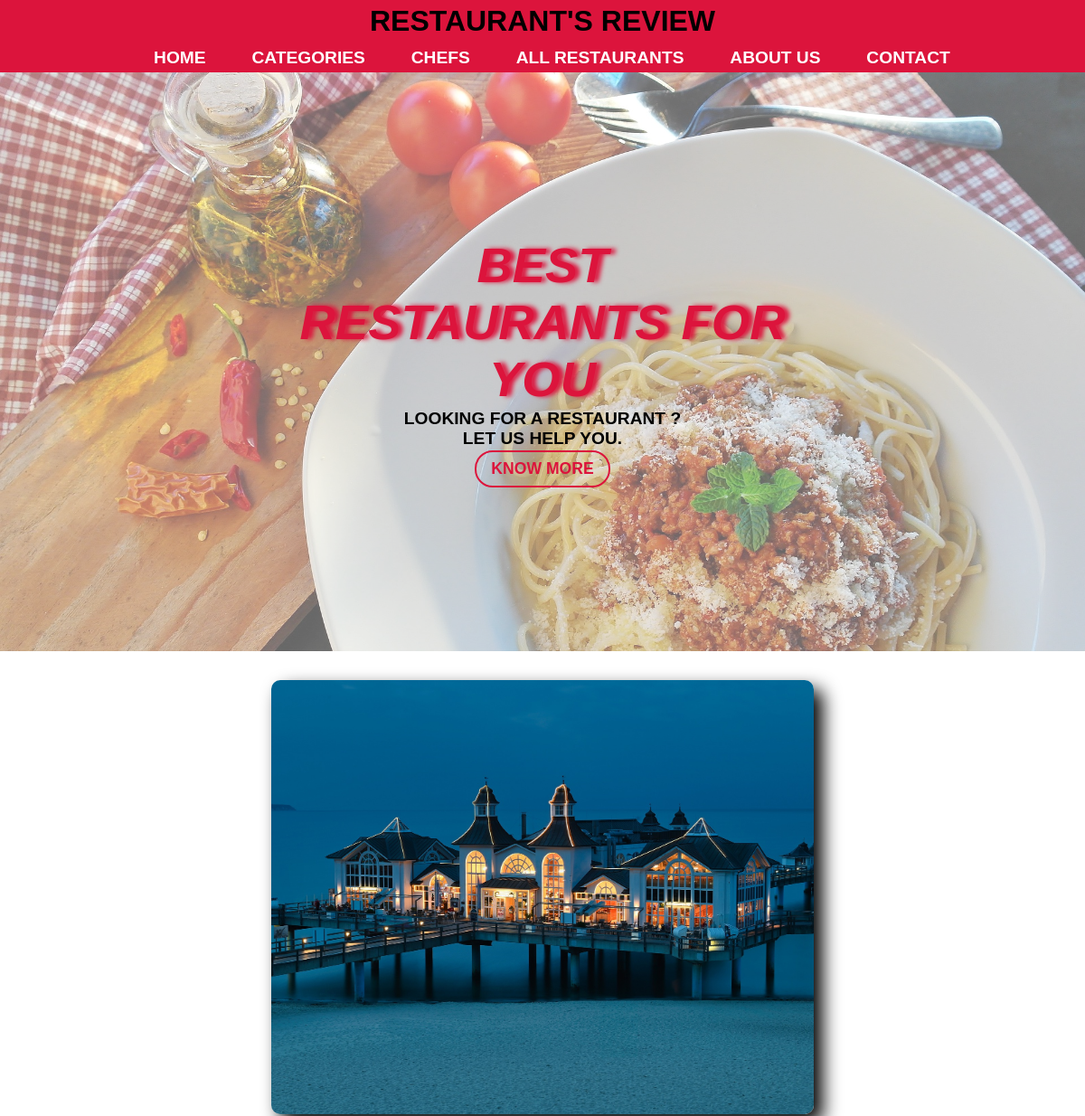
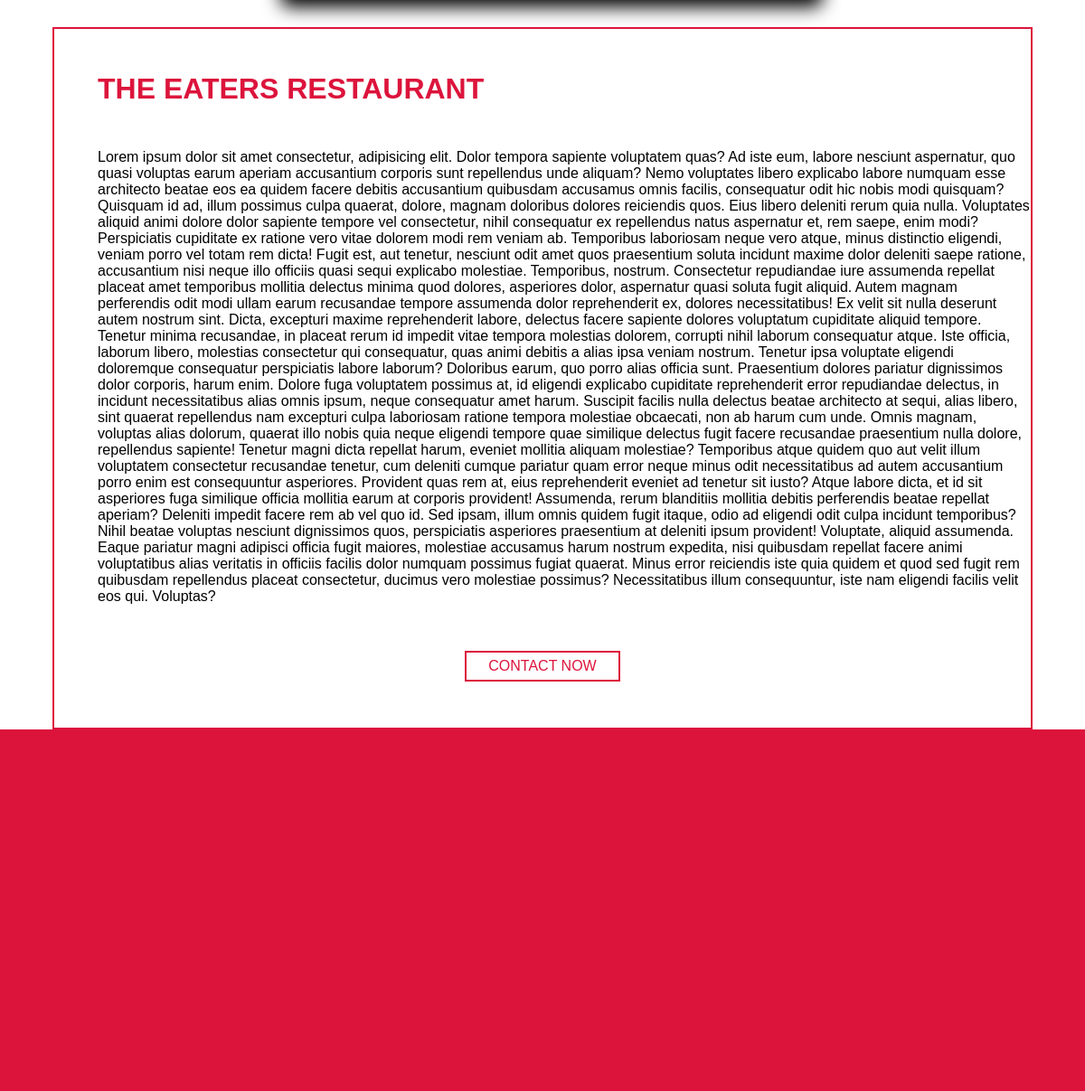
Screenshot of /restaurant/?rest_id=1 with the database file from the repository (2 pictures, top to bottom).
### Src_App/models.py (models this page shows, shortened)
class Restaurant(models.Model):
    rest_name = models.CharField(max_length=50)
    rest_location = models.CharField(max_length=100)
    rest_short_intro = models.CharField(max_length=100 , default='Enter your description here.')
    rest_description = models.TextField()
    rest_is_in_top_twenty = models.BooleanField(default=False)
    special_food = models.ForeignKey(Restaurant_Food_Category , on_delete=models.DO_NOTHING)
    price_category = models.CharField(max_length=60 , choices=(('Low' , 'Low') , ('Medium' , 'Medium') , ('High' , 'High') ))
    contact_no = models.CharField(max_length=50)
    rest_main_img = models.ImageField(default='' , upload_to='')
    rest_pic1 = models.ImageField(default='' , upload_to='')
    rest_pic2 = models.ImageField(default='' , upload_to='')
    rest_pic3 = models.ImageField(default='' , upload_to='')

### Src_App/views.py (the view)
# urls.py: path('restaurant/' , views.Restaurant , name='specific_restaurant'),
def Restaurant(request):
    restaurant = None
    data = {}
    try:
        if request.method == 'GET':
            rest_id = request.GET.get('rest_id')
        restaurant = models.Restaurant.objects.get(id=rest_id)
        data = {
            'restaurant': restaurant,
        }
    except:
        pass
    return render(request , 'specific_restaurant.html' , data )

### templates/specific_restaurant.html
{% extends 'base.html' %}
{% load static %}
{% block content %}
<div class="container-5">
    <div class="img-area">
        <a target="_blank" href="{{restaurant.rest_main_img.url}}"><img src="{{restaurant.rest_main_img.url}}" alt=""></a>
    </div>
    <div class="text-div">
        <h1>{{restaurant.rest_name}}</h1>
        <p>{{restaurant.rest_description}}</p>
        <div class="contact-btn-div">
            <a href="tel:{{restaurant.contact_no}}" class="contact-btn">CONTACT NOW</a>
        </div>
    </div>
</div>
{% endblock %}

### style.css (style rules this page uses)
* { margin: 0; padding: 0; font-family: sans-serif; }

### style_2.css (style rules this page uses)
.container-5 { min-height: 80vh; display: flex; align-items: center; flex-direction: column; }
.container-5 .img-area { width: 100vw; padding: 2rem .5rem; display: flex; overflow: hidden; border-radius: 20px; height: 60vh; justify-content: center; }
.container-5 .img-area img { width: 50vw; border-radius: 10px; box-shadow: 10px 10px 20px black; overflow: hidden; height: 100%; object-fit: cover; }
.container-5 .text-div { min-height: 50vh; border: 2px solid crimson; display: flex; width: 90vw; flex-wrap: wrap; flex-direction: column; }
.container-5 .text-div h1 { color: crimson; }
.container-5 .text-div h1,p { margin-left: 3rem; margin-top: 3rem; }
.container-5 .text-div .contact-btn-div { width: 100%; display: flex; height: 17vh; align-items: center; justify-content: center; }
.container-5 .text-div .contact-btn-div .contact-btn { padding: .4rem 1.5rem; color: crimson; text-decoration: none; border: 2px solid crimson; background:none; }

### rows the page displays
Restaurant: rest_main_img (picture), rest_name "THE EATERS RESTAURANT", rest_description "Lorem ipsum dolor sit amet consectetur, adipisicing elit. Dolor tempora sapiente voluptatem quas? Ad iste eum, labore nesciunt aspernatur, quo quasi voluptas earum aperiam accusantium corporis sunt repellendus unde aliquam? Nemo voluptates libero explicabo labore numquam esse architecto beatae eos ea quidem facere debitis accusantium quibusdam accusamus omnis facilis, consequatur odit hic nobis modi quisquam? Quisquam id ad, illum possimus culpa quaerat, dolore, magnam doloribus dolores reiciendis quos. Eius libero deleniti rerum quia nulla. Voluptates aliquid animi dolore dolor sapiente tempore vel consectetur, nihil consequatur ex repellendus natus aspernatur et, rem saepe, enim modi?…"
